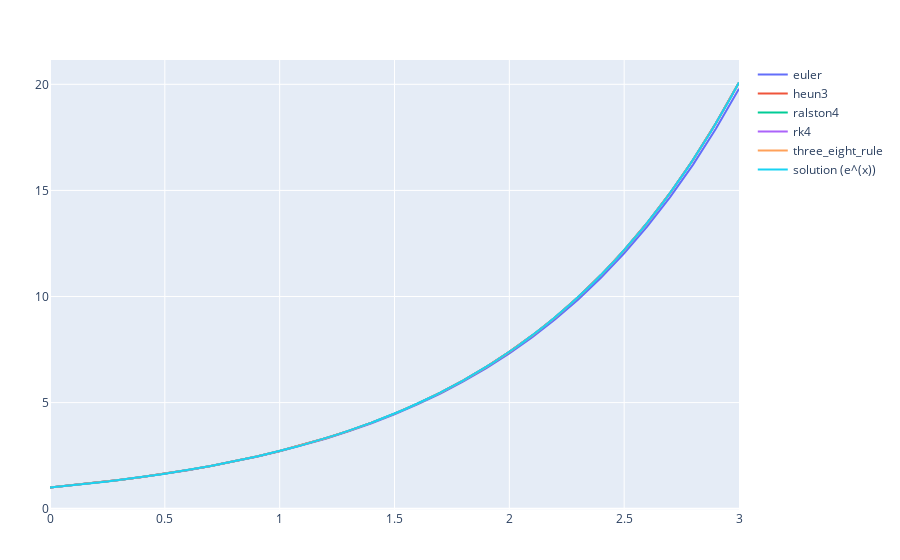

Here is the notebook cell this chart was saved with:
### Markdown cell above
Plot of approximation methods compared to solution

### Code cell
t = 0:0.1:3
x0 = [1]
deltat_max = 0.01

@time s1 = solve_ode(f, x0, t, euler_step, deltat_max)[:,1]
@time s2 = solve_ode(f, x0, t, heun3_step, deltat_max)[:,1]
@time s3 = solve_ode(f, x0, t, ralston4_step, deltat_max)[:,1]
@time s4 = solve_ode(f, x0, t, rk4_step, deltat_max)[:,1]
@time s5 = solve_ode(f, x0, t, three_eight_rule_step, deltat_max)[:,1]

# Create traces
euler = scatter(x=t, y=s1, mode="lines", name="euler")
heun3 = scatter(x=t, y=s2, mode="lines", name="heun3")
ralston4 = scatter(x=t, y=s3, mode="lines", name="ralston4")
rk4 = scatter(x=t, y=s2, mode="lines", name="rk4")
three_eight_rule = scatter(x=t, y=s5, mode="lines", name="three_eight_rule")

solution = scatter(x=0:0.01:3, y=exp.(0:0.01:3), mode="lines", name="solution (e^(x))")

plot([euler, heun3, ralston4, rk4, three_eight_rule, solution])

### Figure 1 — Plotly figure (JSON) as saved in the notebook; plotly's stock layout.template omitted (floating-point values rounded to 4 significant figures; data arrays with more than 128 entries replaced by an {"elided": "..."} marker saying what was removed)
{"data": [{"mode": "lines", "name": "euler", "type": "scatter", "x": [0, 0.1, 0.2, 0.3, 0.4, 0.5, 0.6, 0.7, 0.8, 0.9, 1, 1.1, 1.2, 1.3, 1.4, 1.5, 1.6, 1.7, 1.8, 1.9, 2, 2.1, 2.2, 2.3, 2.4, 2.5, 2.6, 2.7, 2.8, 2.9, 3], "y": [1, 1.105, 1.22, 1.348, 1.489, 1.645, 1.817, 2.007, 2.217, 2.449, 2.705, 2.988, 3.3, 3.646, 4.027, 4.448, 4.914, 5.428, 5.996, 6.623, 7.316, 8.081, 8.927, 9.861, 10.89, 12.03, 13.29, 14.68, 16.22, 17.91, 19.79]}, {"mode": "lines", "name": "heun3", "type": "scatter", "x": [0, 0.1, 0.2, 0.3, 0.4, 0.5, 0.6, 0.7, 0.8, 0.9, 1, 1.1, 1.2, 1.3, 1.4, 1.5, 1.6, 1.7, 1.8, 1.9, 2, 2.1, 2.2, 2.3, 2.4, 2.5, 2.6, 2.7, 2.8, 2.9, 3], "y": [1, 1.105, 1.221, 1.35, 1.492, 1.649, 1.822, 2.014, 2.226, 2.46, 2.718, 3.004, 3.32, 3.669, 4.055, 4.482, 4.953, 5.474, 6.05, 6.686, 7.389, 8.166, 9.025, 9.974, 11.02, 12.18, 13.46, 14.88, 16.44, 18.17, 20.09]}, {"mode": "lines", "name": "ralston4", "type": "scatter", "x": [0, 0.1, 0.2, 0.3, 0.4, 0.5, 0.6, 0.7, 0.8, 0.9, 1, 1.1, 1.2, 1.3, 1.4, 1.5, 1.6, 1.7, 1.8, 1.9, 2, 2.1, 2.2, 2.3, 2.4, 2.5, 2.6, 2.7, 2.8, 2.9, 3], "y": [1, 1.105, 1.221, 1.35, 1.492, 1.649, 1.822, 2.014, 2.226, 2.46, 2.718, 3.004, 3.32, 3.669, 4.055, 4.482, 4.953, 5.474, 6.05, 6.686, 7.389, 8.166, 9.025, 9.974, 11.02, 12.18, 13.46, 14.88, 16.44, 18.17, 20.09]}, {"mode": "lines", "name": "rk4", "type": "scatter", "x": [0, 0.1, 0.2, 0.3, 0.4, 0.5, 0.6, 0.7, 0.8, 0.9, 1, 1.1, 1.2, 1.3, 1.4, 1.5, 1.6, 1.7, 1.8, 1.9, 2, 2.1, 2.2, 2.3, 2.4, 2.5, 2.6, 2.7, 2.8, 2.9, 3], "y": [1, 1.105, 1.221, 1.35, 1.492, 1.649, 1.822, 2.014, 2.226, 2.46, 2.718, 3.004, 3.32, 3.669, 4.055, 4.482, 4.953, 5.474, 6.05, 6.686, 7.389, 8.166, 9.025, 9.974, 11.02, 12.18, 13.46, 14.88, 16.44, 18.17, 20.09]}, {"mode": "lines", "name": "three_eight_rule", "type": "scatter", "x": [0, 0.1, 0.2, 0.3, 0.4, 0.5, 0.6, 0.7, 0.8, 0.9, 1, 1.1, 1.2, 1.3, 1.4, 1.5, 1.6, 1.7, 1.8, 1.9, 2, 2.1, 2.2, 2.3, 2.4, 2.5, 2.6, 2.7, 2.8, 2.9, 3], "y": [1, 1.105, 1.221, 1.35, 1.492, 1.649, 1.822, 2.014, 2.226, 2.46, 2.718, 3.004, 3.32, 3.669, 4.055, 4.482, 4.953, 5.474, 6.05, 6.686, 7.389, 8.166, 9.025, 9.974, 11.02, 12.18, 13.46, 14.88, 16.44, 18.17, 20.09]}, {"mode": "lines", "name": "solution (e^(x))", "type": "scatter", "x": {"elided": "301 float values"}, "y": {"elided": "301 float values"}}], "layout": {"margin": {"b": 50, "l": 50, "r": 50, "t": 60}}}
